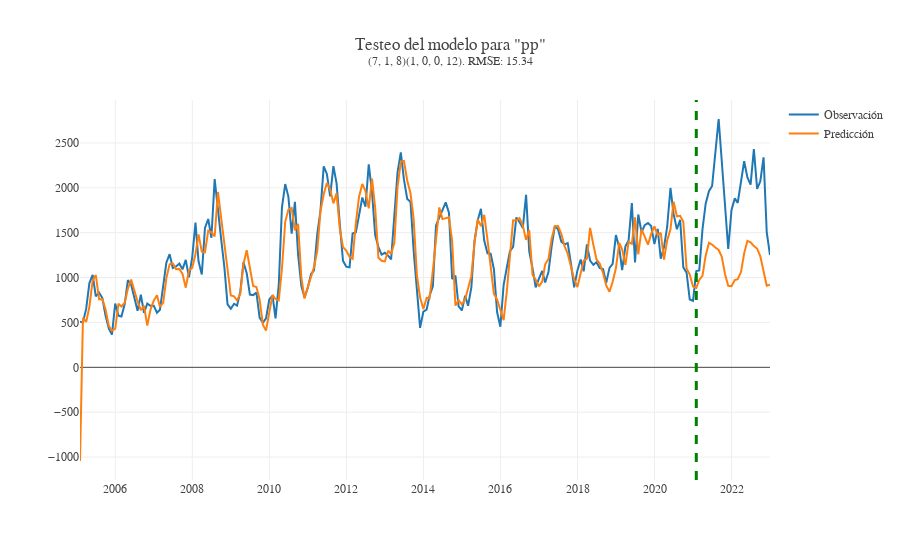

Source (notebook cell):
### Code cell
fitted = train_model_pp.fit(disp=False)
order_main = MODEL_ORDERS["pp"]["order"]
seasonal_order_main = MODEL_ORDERS["pp"]["seasonal_order"]
forecast_train = fitted.forecast(months_for_test, exog = X_new_train)
forecast_train = pd.concat([fitted.fittedvalues, forecast_train])
obs_pred_df = pd.DataFrame({"observado":y_test,
                            "prediccion": forecast_train})
RMSE = round(math.sqrt(mean_squared_error(obs_pred_df["observado"], obs_pred_df["prediccion"])), 2)
plot_predicc_obs_exog = go.Figure()
plot_predicc_obs_exog.add_trace(go.Scatter(x=y_test.index, y = y_test, name = "Observación"))
plot_predicc_obs_exog.add_trace(go.Scatter(x=obs_pred_df.index, y = obs_pred_df["prediccion"], name = "Predicción"))
plot_predicc_obs_exog.add_vline(x = obs_pred_df.index[-months_for_test], line_width=3, line_dash="dash", line_color="green")
plot_predicc_obs_exog.update_layout(template = None, title_text =f"Testeo del modelo para \"{'pp'}\"<br><sup>{order_main}{seasonal_order_main}. RMSE: {RMSE}",
font_family = "georgia")
plot_predicc_obs_exog.write_image("./output/testeo_exog_sarimax/testeo_endog_sarimax_pp.pdf")
plot_predicc_obs_exog.show()

### Figure 1 — Plotly figure (JSON) as saved in the notebook; plotly's stock layout.template omitted (floating-point values rounded to 4 significant figures; data arrays with more than 128 entries replaced by an {"elided": "..."} marker saying what was removed)
{"data": [{"name": "Observación", "type": "scatter", "x": {"elided": "216 str values"}, "y": {"elided": "216 float values"}}, {"name": "Predicción", "type": "scatter", "x": {"elided": "216 str values"}, "y": {"elided": "216 float values"}}], "layout": {"font": {"family": "georgia"}, "shapes": [{"line": {"color": "green", "dash": "dash", "width": 3}, "type": "line", "x0": "2021-01-31T00:00:00", "x1": "2021-01-31T00:00:00", "xref": "x", "y0": 0, "y1": 1, "yref": "y domain"}], "title": {"text": "Testeo del modelo para \"pp\"<br><sup>(7, 1, 8)(1, 0, 0, 12). RMSE: 15.34"}}}
